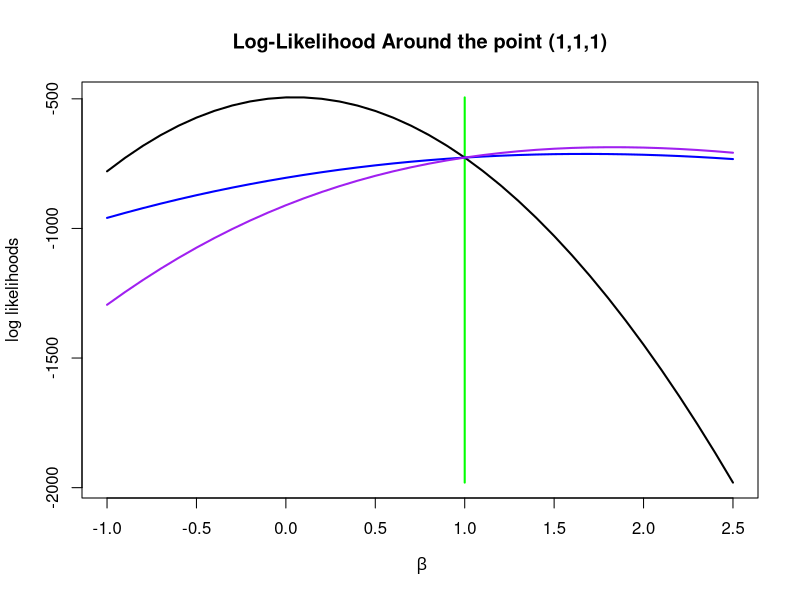

Generate this figure with R:
nobs=1000

x1 = rnorm(nobs)*.15^.5
x2 = rnorm(nobs)*.35^.5
u = rnorm(nobs)*(.5)^.5

inside = 2*x1+2*x2+u

# Using basic
# Var(inside) = (.15*2)^2*var(N(0,1)) + (.35*2)^2*var(N(0,1)) + (.5^.5)^2*var(N(0,1)) = .15+.35+.5 =1


# The probability of have a success is equal the cumulative density function at the inside value.
p = pnorm(inside)

y = rbinom(nobs,1,p)

mydata = data.frame(y=y,x1=x1,x2=x2)


# The estimates we would like to duplicate are:
summary(glm(y~x1+x2, family=binomial(link="probit"), data=mydata))


# function that takes the value and maximizes over

myprobit <- function(theta) {
  beta0 <- theta[1]
  beta1 <- theta[2]
  beta2 <- theta[3]
  
  log.lik <- sum(log(pnorm((-1)^(1-mydata$y)*(beta0 + beta1*mydata$x1 + beta2*mydata$x2))))
  
  return(log.lik)
}

myprobit(c(1,1,1))


# Let's see what the probit log likelihoods look like as we vary B1 from -1 to 2
b.range <- seq(-1,2.5,.1)
b0.loglik <- b1.loglik <- b2.loglik <- 0*b.range
for (i in 1:length(b.range)) {
  b0.loglik[i] <- myprobit(c(b.range[i],1,1))
  b1.loglik[i] <- myprobit(c(1,b.range[i],1))
  b2.loglik[i] <- myprobit(c(1,1,b.range[i]))
}
  

# I will define a quick min max function to help setting up the range of plots
minmax <- function(x) c(min(x),max(x))

plot(minmax(b.range), minmax(c(b0.loglik, b1.loglik, b2.loglik)),
     type="n", main="Log-Likelihood Around the point (1,1,1)",
     ylab = "log likelihoods", xlab= ~ beta )

lines(c(1,1),minmax(c(b0.loglik, b1.loglik, b2.loglik)), col="green", lwd=2)

lines(b.range, b0.loglik, col="black", lwd=2)
lines(b.range, b1.loglik, col="blue", lwd=2)
lines(b.range, b2.loglik, col="purple", lwd=2)


optim(c(1,1,1), myprobit, control=list(fnscale = -1))

